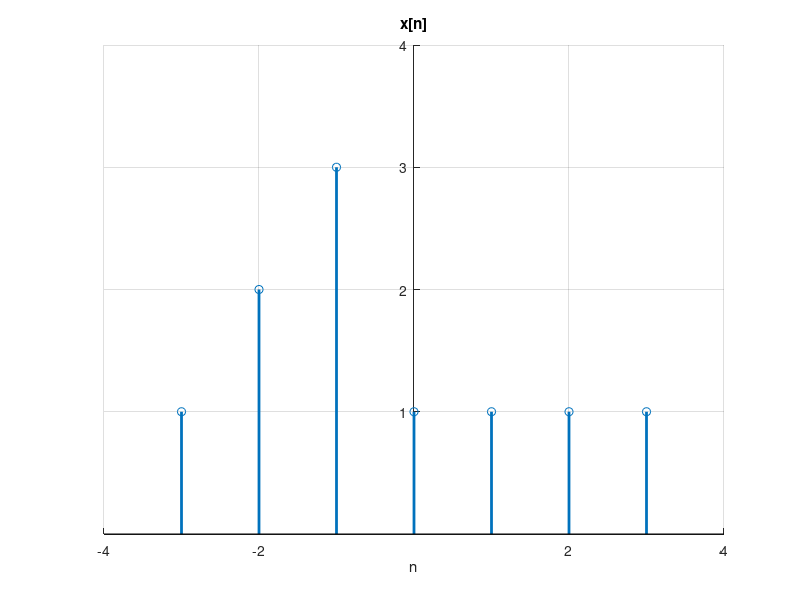

Here is the MATLAB script that generated this plot:
clear all; close all; clc

n = -3:3; xn = [];
for i = 1:length(n)
  if(n(i)<0) xn(i) = 4+n(i); 
  else xn(i) = 1; end
end
stem(n,xn,"LineWidth",2); set(gca,"box","off")
set(gca,"yaxislocation","origin");set(gca,"xaxislocation","origin")

xlabel("n"); title("x[n]"); grid on
ylim([min(xn)-1 max(xn)+1]);xlim([min(n)-1 max(n)+1])